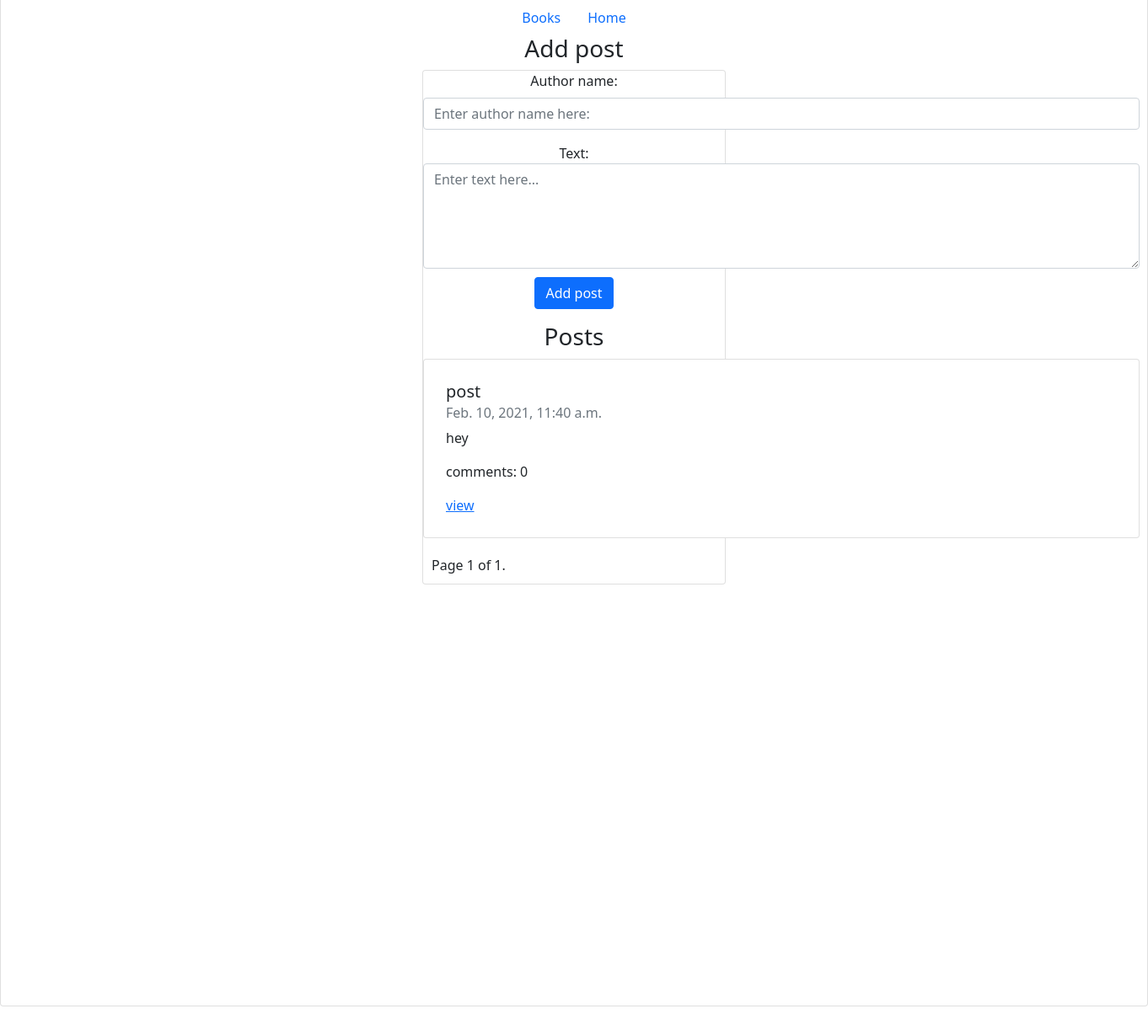
The app's page /ph/posts/, older data.
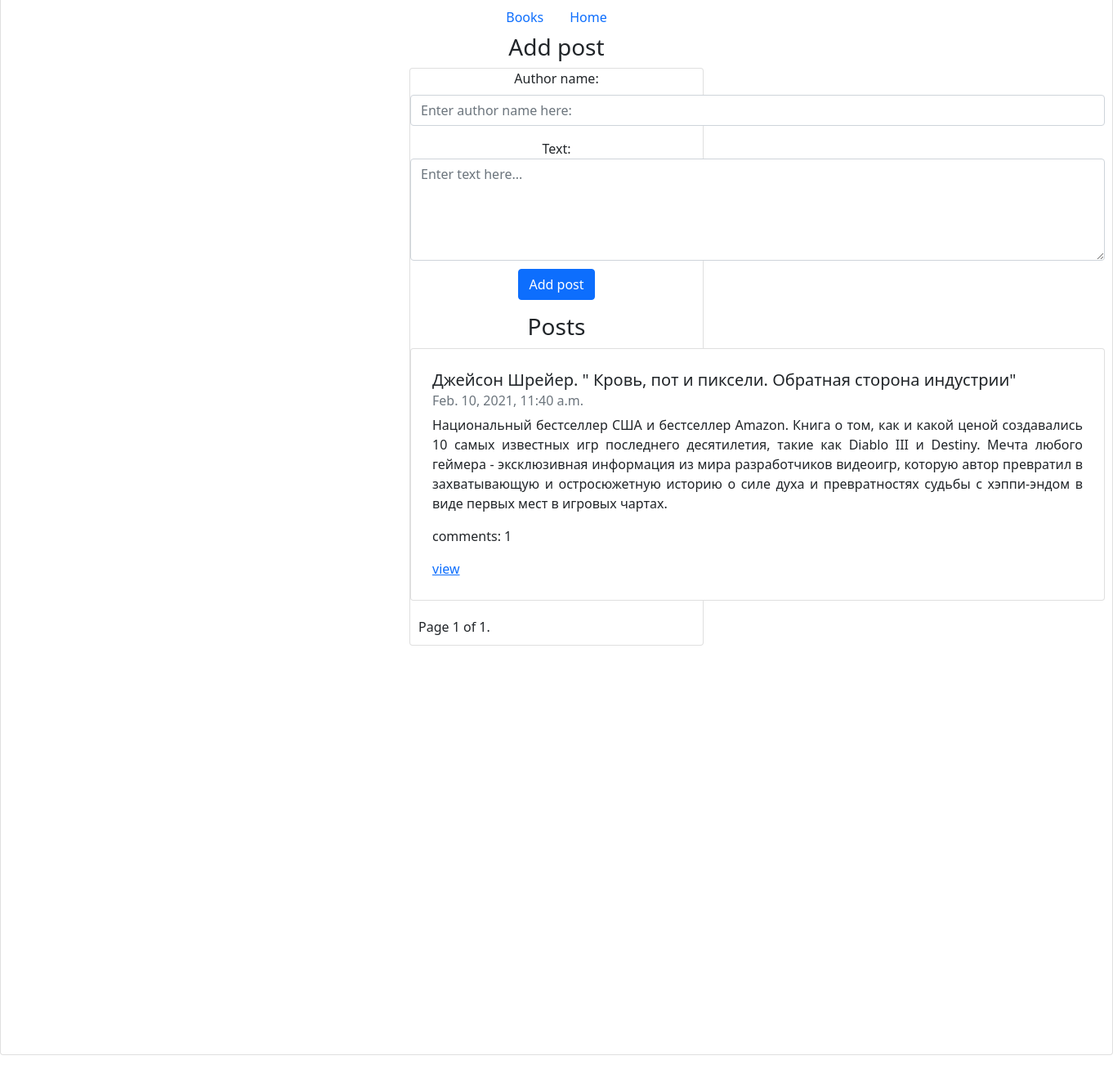
The same page, newer data.
### hackerposts/models.py (models this page shows, shortened)
class Post(models.Model):
    author_name = models.CharField(max_length=200)
    text = models.TextField()
    pub_date = models.DateTimeField(auto_now_add=True)

### hackerposts/views.py (the view)
# urls.py: path('posts/', views.post_list, name='posts'),
def post_list(request):
    posts = Post.objects.order_by('-pub_date')
    p = Paginator(posts, 5)
    page_number = request.GET.get('page', 1)
    context = {
        'posts': p.page(page_number)
    }
    return render(request, 'posts.html', context=context)

### hackerposts/templates/posts.html (shortened to what this page needs)
<!DOCTYPE html>
<html lang="en">
<head>
    <link href="https://cdn.jsdelivr.net/npm/bootstrap@5.0.0-beta2/dist/css/bootstrap.min.css" rel="stylesheet"
>
</head>
<body>
<div align="center" class="card" style="margin-top: -500px; margin-bottom: 10px; padding: 500px;">
    	<div class="conteiner">
    	<ul class="nav justify-content-center">
        <li class="nav-item">
            <a class="nav-link active" aria-current="page" href="#">Books</a>
        </li>
        <li class="nav-item">
            <a class="nav-link" href="#">Home</a>
        </li>
    		</ul>
        <h3>Add post</h3>
            <div class="card">
                <div class="form" method="post" action="{% url 'posts' %}">
                    <div class="mb-3">
                        <label for="author-name-input" class="form-label">Author name:</label>
                        <input name="author_name" type="text" class="form-control" id="author-name-input" style="width: 850px;"
                               placeholder="Enter author name here:">
                    </div>
                    <div class="mb-3">
                        <label for="text-textarea">Text:</label>
                        <textarea name="text" class="form-control" placeholder="Enter text here..." id="text-textarea"
                                  style="width: 850px; height: 125px"></textarea>
                        <div align="center">
                            <button type="submit" class="btn btn-primary" style="margin-top: 10px;">Add post</button>
                        </div>
                    </div>
                    <h3 align="center">Posts</h3>
                    {% if posts%}
                    {% for post in posts %}
                    <div class="card" style="width: 850px; margin-top: 10px; padding: 10px;" >
                        <div class="card-body" align="justify">
                            <h5 class="card-title">{{post.author_name}}</h5>
                            <h6 class="card-subtitle mb-2 text-muted">{{post.pub_date}}</h6>
                            <p class="card-text">{{post.text}}</p>
                            <p class="card-text">comments: {{post.comments.count}}</p>
                            <a href="{% url 'post' post.id %}">view</a>
                        </div>
                    </div>
                    {% endfor %}
                    {% else %}
                    <h2 align="center"> No posts </h2>
                    {% endif%}
                    <div class="pagination" align="justify" style="margin-top: 10px; padding: 10px;">
            <span class="step-links">
                <span class="current">
                    Page {{ posts.number }} of {{ posts.paginator.num_pages }}.
                </span>
            </span>
                    </div>
                </div>
</body>
</html>

Row changes from the older to the newer data that the page shows:
changed Post: author_name "post" → "Джейсон Шрейер. \" Кровь, пот и пиксели. Обратная сторона индустрии\""; text "hey" → "Национальный бестселлер США и бестселлер Amazon. Книга о том, как и какой ценой создавались 10 самых известных игр последнего десятилетия, такие как Diablo III и Destiny. Мечта любого геймера - эксклюзивная информация из мира разработчиков видеоигр, которую автор превратил в захватывающую и остросюжетную историю о силе духа и превратностях судьбы с хэппи-эндом в виде первых мест в игровых чартах."; comments.count "0" → "1"
